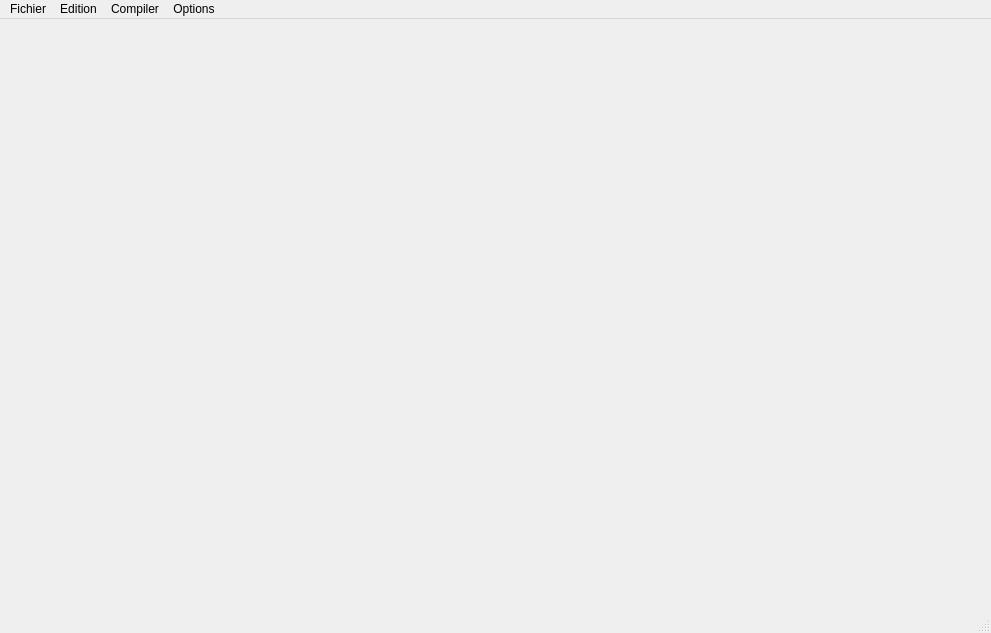
<?xml version="1.0" encoding="UTF-8"?>
<ui version="4.0">
 <class>MainWindow</class>
 <widget class="QMainWindow" name="MainWindow">
  <property name="geometry">
   <rect>
    <x>0</x>
    <y>0</y>
    <width>991</width>
    <height>633</height>
   </rect>
  </property>
  <property name="mouseTracking">
   <bool>true</bool>
  </property>
  <property name="windowTitle">
   <string>SimTex</string>
  </property>
  <property name="styleSheet">
   <string notr="true"/>
  </property>
  <widget class="QWidget" name="gridLayoutWidget">
   <property name="mouseTracking">
    <bool>true</bool>
   </property>
   <layout class="QGridLayout" name="gridLayout">
    <property name="sizeConstraint">
     <enum>QLayout::SetDefaultConstraint</enum>
    </property>
    <property name="leftMargin">
     <number>9</number>
    </property>
    <property name="topMargin">
     <number>5</number>
    </property>
    <property name="rightMargin">
     <number>0</number>
    </property>
    <property name="bottomMargin">
     <number>0</number>
    </property>
    <property name="spacing">
     <number>0</number>
    </property>
   </layout>
  </widget>
  <widget class="QMenuBar" name="menuBar">
   <property name="geometry">
    <rect>
     <x>0</x>
     <y>0</y>
     <width>991</width>
     <height>25</height>
    </rect>
   </property>
   <widget class="QMenu" name="menuFichier">
    <property name="title">
     <string>Fichier</string>
    </property>
    <widget class="QMenu" name="menuOuvrir_R_cent">
     <property name="title">
      <string>Ouvrir Récent</string>
     </property>
     <addaction name="separator"/>
     <addaction name="actionDeleteLastOpenFiles"/>
    </widget>
    <addaction name="actionNouveau"/>
    <addaction name="separator"/>
    <addaction name="actionOpen"/>
    <addaction name="menuOuvrir_R_cent"/>
    <addaction name="separator"/>
    <addaction name="actionSave"/>
    <addaction name="actionSaveAs"/>
    <addaction name="separator"/>
    <addaction name="actionEncodage"/>
    <addaction name="separator"/>
    <addaction name="actionExit"/>
   </widget>
   <widget class="QMenu" name="menuBuild">
    <property name="title">
     <string>Compiler</string>
    </property>
    <addaction name="actionPdfLatex"/>
    <addaction name="separator"/>
    <addaction name="actionAutoView"/>
    <addaction name="actionView"/>
   </widget>
   <widget class="QMenu" name="menuOptions">
    <property name="title">
     <string>Options</string>
    </property>
    <widget class="QMenu" name="menuTh_me">
     <property name="title">
      <string>Thème</string>
     </property>
     <addaction name="separator"/>
     <addaction name="actionOpenConfigFolder"/>
    </widget>
    <addaction name="actionSettings"/>
    <addaction name="menuTh_me"/>
   </widget>
   <widget class="QMenu" name="menuEdition">
    <property name="title">
     <string>Edition</string>
    </property>
    <addaction name="actionUndo"/>
    <addaction name="actionRedo"/>
    <addaction name="separator"/>
    <addaction name="actionCut"/>
    <addaction name="actionCopy"/>
    <addaction name="actionPaste"/>
    <addaction name="separator"/>
    <addaction name="actionFindReplace"/>
   </widget>
   <addaction name="menuFichier"/>
   <addaction name="menuEdition"/>
   <addaction name="menuBuild"/>
   <addaction name="menuOptions"/>
  </widget>
  <widget class="QStatusBar" name="statusBar">
   <property name="mouseTracking">
    <bool>true</bool>
   </property>
  </widget>
  <action name="actionOpen">
   <property name="text">
    <string>Ouvrir</string>
   </property>
   <property name="shortcut">
    <string>Ctrl+O</string>
   </property>
  </action>
  <action name="actionSaveAs">
   <property name="text">
    <string>Enregistrer Sous</string>
   </property>
   <property name="shortcut">
    <string>Ctrl+Shift+S</string>
   </property>
  </action>
  <action name="actionSave">
   <property name="text">
    <string>Enregistrer</string>
   </property>
   <property name="shortcut">
    <string>Ctrl+S</string>
   </property>
  </action>
  <action name="actionPdfLatex">
   <property name="text">
    <string>PdfLatex</string>
   </property>
   <property name="shortcut">
    <string>Ctrl+B</string>
   </property>
  </action>
  <action name="actionSettings">
   <property name="text">
    <string>Préférences</string>
   </property>
  </action>
  <action name="actionAutoView">
   <property name="checkable">
    <bool>true</bool>
   </property>
   <property name="text">
    <string>Afficher automatiquement le pdf</string>
   </property>
  </action>
  <action name="actionNouveau">
   <property name="text">
    <string>Nouveau</string>
   </property>
  </action>
  <action name="actionEncodage">
   <property name="text">
    <string>Encodage</string>
   </property>
  </action>
  <action name="actionExit">
   <property name="text">
    <string>Quitter</string>
   </property>
  </action>
  <action name="actionUndo">
   <property name="text">
    <string>Annuler</string>
   </property>
  </action>
  <action name="actionRedo">
   <property name="text">
    <string>Refaire</string>
   </property>
  </action>
  <action name="actionCut">
   <property name="text">
    <string>Couper</string>
   </property>
  </action>
  <action name="actionCopy">
   <property name="text">
    <string>Copier</string>
   </property>
  </action>
  <action name="actionPaste">
   <property name="text">
    <string>Coller</string>
   </property>
  </action>
  <action name="actionFindReplace">
   <property name="text">
    <string>Rechercher / Remplacer</string>
   </property>
   <property name="shortcut">
    <string>Ctrl+F</string>
   </property>
  </action>
  <action name="actionView">
   <property name="text">
    <string>Voir le pdf</string>
   </property>
   <property name="shortcut">
    <string>Ctrl+D</string>
   </property>
  </action>
  <action name="actionOpenConfigFolder">
   <property name="text">
    <string>Ouvrir le dossier thème</string>
   </property>
  </action>
  <action name="actionDeleteLastOpenFiles">
   <property name="text">
    <string>Supprimer l'historique</string>
   </property>
  </action>
 </widget>
 <layoutdefault spacing="6" margin="11"/>
 <resources/>
 <connections/>
</ui>
